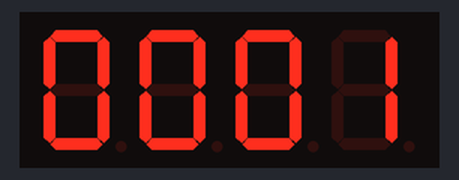
Simulated run of this program. Board: Raspberry Pi (BCM pin numbers). Parts: 4-digit seven-segment display. The segment pins are drawn as the display they are named for; the clock reads 2024-03-15 10:24:30 at power-on unless the program sets it.

Above: at 0.1 s.
At 5.6 s:
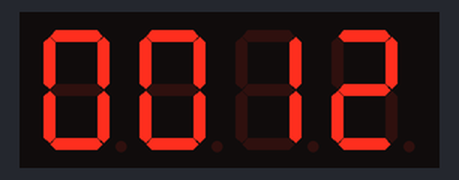
At 10.7 s:
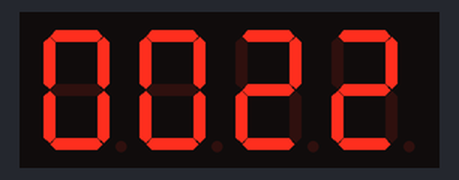
At 19.7 s:
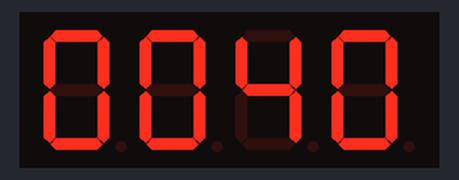
At 28.8 s:
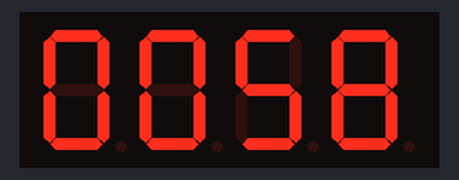
At 38.9 s:
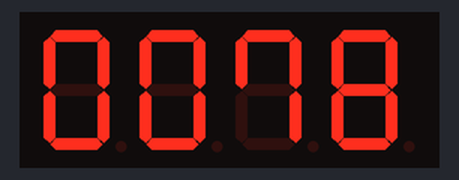

Measured:
- what the display in image 0 shows lasts 0.5 s, from 0.1 s to 0.6 s

The program:

seg05.py
```python
import RPi.GPIO as GPIO
import time

segment_pins = [4, 5, 6, 12, 13, 16, 17]

digit_pins =  [20, 21, 22, 23]

segment_patterns = [
    [1, 1, 1, 1, 1, 1, 0],  # 0
    [0, 1, 1, 0, 0, 0, 0],  # 1
    [1, 1, 0, 1, 1, 0, 1],  # 2
    [1, 1, 1, 1, 0, 0, 1],  # 3
    [0, 1, 1, 0, 0, 1, 1],  # 4
    [1, 0, 1, 1, 0, 1, 1],  # 5
    [0, 0, 1, 1, 1, 1, 1],  # 6
    [1, 1, 1, 0, 0, 1, 0],  # 7
    [1, 1, 1, 1, 1, 1, 1],  # 8
    [1, 1, 1, 0, 0, 1, 1]   # 9
]

def setup():
    GPIO.setmode(GPIO.BCM)
    GPIO.setwarnings(False)
    for pin in segment_pins:
        GPIO.setup(pin, GPIO.OUT)
    for pin in digit_pins:
        GPIO.setup(pin, GPIO.OUT)
        GPIO.output(pin, GPIO.HIGH)

def display_number(number):
    digits = [int(d) for d in str(number).zfill(4)]
    for i in range(4):
        GPIO.output(digit_pins[i], GPIO.LOW)
        pattern = segment_patterns[digits[i]]
        for pin, state in zip(segment_pins, pattern):
            GPIO.output(pin, state)
        time.sleep(0.005)
        GPIO.output(digit_pins[i], GPIO.HIGH)

def main():
    setup()
    try:
        for number in range(1, 10000):
            start_time = time.time()
            while time.time() - start_time < 0.5:
                display_number(number)
    except KeyboardInterrupt:
        print("")
    finally:
        GPIO.cleanup()

if __name__ == '__main__':
    main()
```
